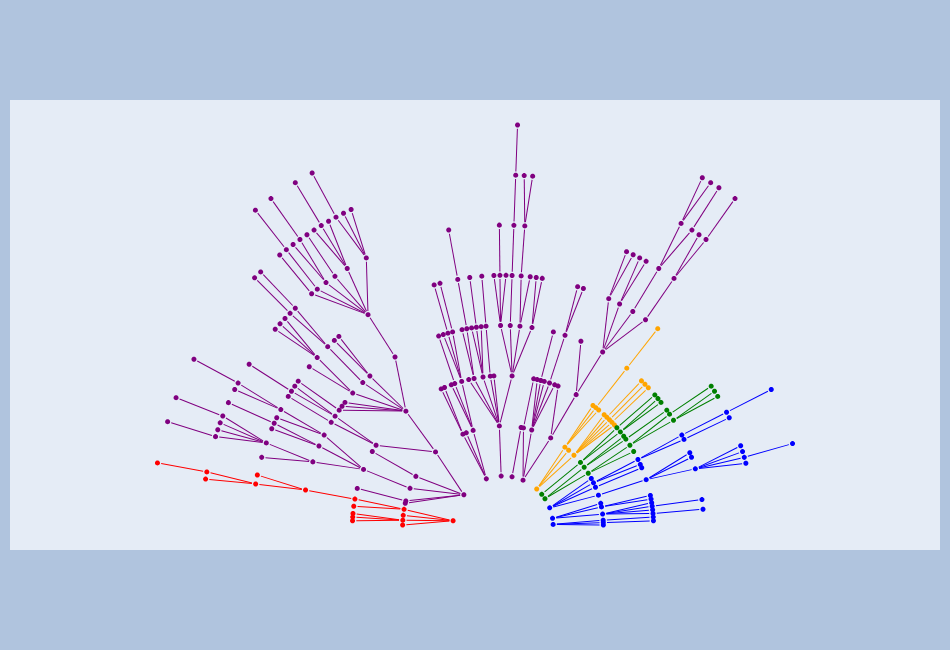

Here is the notebook cell this chart was saved with:
### Markdown cell above
### Example Random Radial Network
Here we randomly generate an example of the kind of hierarchical structure which can be plotted by this tool.

### Code cell
network = RadialNetworkTool.Network(random=True)
network.radialize()
network.plot(plot_width=950, plot_height=650)
